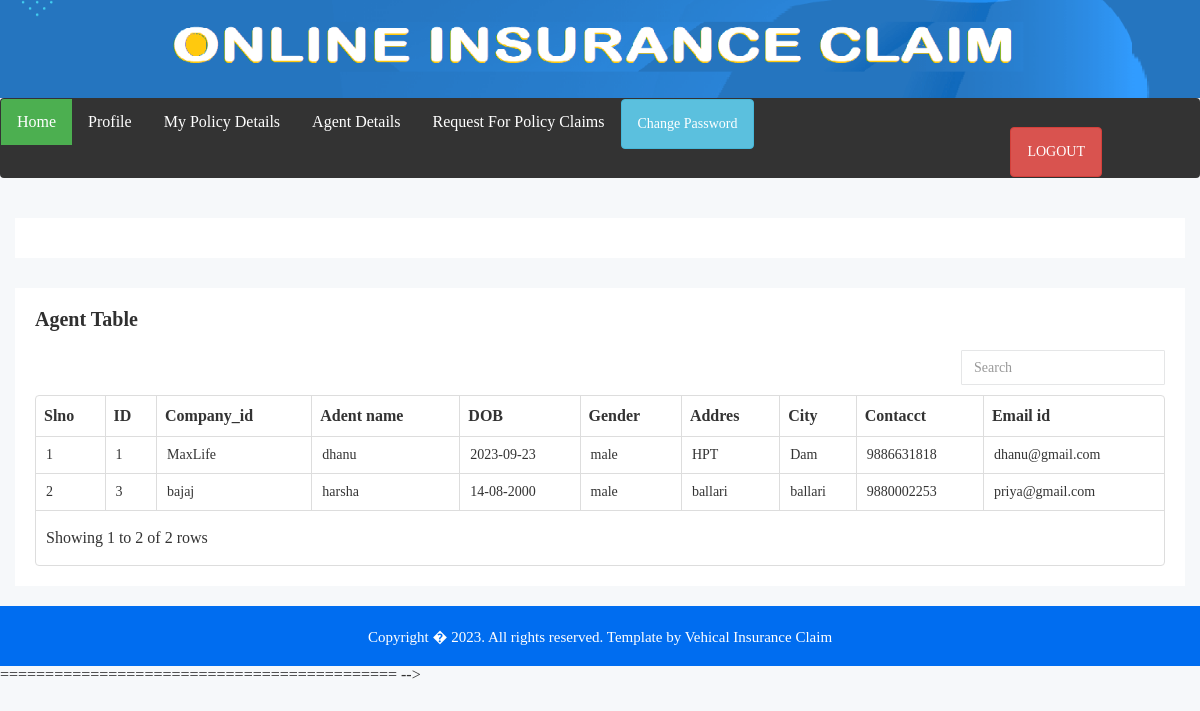
The page /insuranceclaim/useragentdetailsview/ on the database its author committed.
### insuranceclaim/models.py (models this page shows, shortened)
class agent_details(models.Model):
    company_id=models.ForeignKey(insurance_company_details,on_delete=models.CASCADE)
    agent_name=models.CharField(max_length=100)
    dob=models.CharField(max_length=100)
    gender=models.CharField(max_length=100)
    address=models.CharField(max_length=100)
    city=models.CharField(max_length=100)
    contact_no=models.CharField(max_length=100)
    email=models.CharField(max_length=100)

class insurance_company_details(models.Model):
    insurance_name=models.CharField(max_length=100)
    insurance_address=models.CharField(max_length=100)
    insurance_city=models.CharField(max_length=100)
    insurance_contact_no=models.CharField(max_length=100)
    website=models.CharField(max_length=100)
    email_id=models.CharField(max_length=100)
    def __str__(self):
        return self.insurance_name

### insuranceclaim/views.py (the view)
# urls.py: path("useragentdetailsview/",useragentdetailsview),
def useragentdetailsview(request):
    agnt=agent_details.objects.all()
    return render(request,'adminhome/useragentdetailsview.html',{'agnt':agnt})

### templates/adminhome/useragentdetailsview.html
<!doctype html>
<html class="no-js" lang="">
{%include "adminhome/metatag.html"%}
<body>
    {%include "adminhome/header.html"%}
    {%include "adminhome/mobile_menu.html"%}
    <div class="data-table-area mg-b-15">
        <div class="container-fluid">
            <div class="row">
                <div class="col-lg-12 col-md-12 col-sm-12 col-xs-12">
                    <div class="sparkline13-list">
                        <div class="sparkline13-hd">
                            <div class="main-sparkline13-hd">
                                <h1> <span class="table-project-n">Agent </span> Table</h1>
                            </div>
                        </div>
                        <div class="sparkline13-graph">
                            <div class="datatable-dashv1-list custom-datatable-overright">
                                <table id="table" data-toggle="table" data-pagination="true" data-search="true" >
                                    <thead>
    <tr>
        <th>Slno</th>
        <th>ID </th>
        <th>Company_id</th>
        <th>Adent name</th>
        <th>DOB</th>
        <th>Gender</th>
        <th>Addres</th>
        <th>City</th>
        <th>Contacct</th>
        <th>Email id</th>
    </tr>
  </thead>
  <tbody>
    {% for a in agnt%}
    <tr>
        <td>{{forloop.counter}}</td>
        <td>{{a.id}}</td>
        <td>{{a.company_id}}</td>
        <td>{{a.agent_name}}</td>
        <td>{{a.dob}}</td>
        <td>{{a.gender}}</td>
        <td>{{a.address}}</td>
        <td>{{a.city}}</td>
        <td>{{a.contact_no}}</td>
        <td>{{a.email}}</td>
    </tr>
    {%endfor%}
</tbody>
</table>
</div>
</div>
</div>
</div>
</div>
</div>
</div>
        {%include "adminhome/footer.html"%}
</body>
</html>

### static/adminhome/css/main.css (style rules this page uses)
html { color: #222; font-size: 1em; line-height: 1.4; }

### static/adminhome/css/form/themesaller-forms.css (style rules this page uses)
html, body { border: 0; margin: 0; padding: 0; font-size: 100%; vertical-align: baseline; font: inherit; }
body { margin: 0; padding: 0; }

### rows shown on the page
agent_details: id "1", company_id "MaxLife", agent_name "dhanu", dob "2023-09-23", gender "male", address "HPT", city "Dam", contact_no "9886631818", email "dhanu@gmail.com"
agent_details: id "3", company_id "bajaj", agent_name "harsha", dob "14-08-2000", gender "male", address "ballari", city "ballari", contact_no "9880002253", email "priya@gmail.com"
